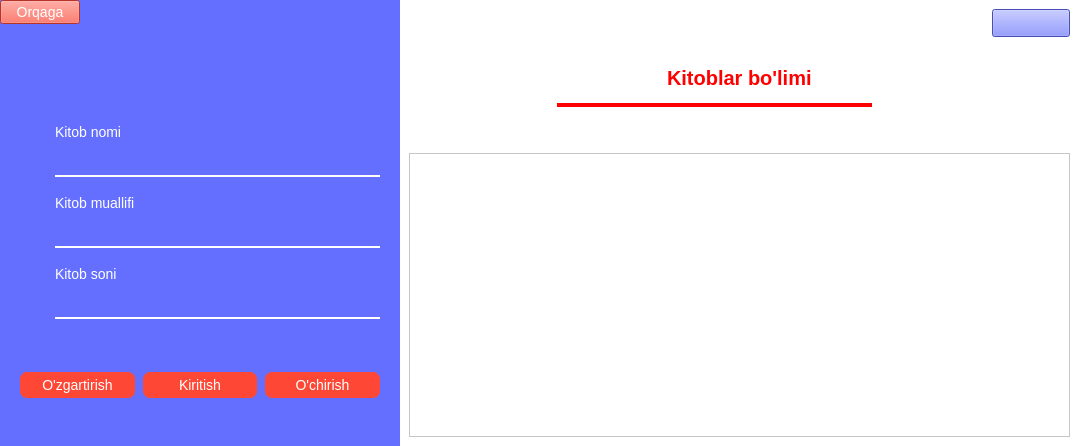
     <widget class="QWidget" name="page_2">
      <layout class="QHBoxLayout" name="horizontalLayout_2">
       <property name="spacing">
        <number>0</number>
       </property>
       <property name="leftMargin">
        <number>0</number>
       </property>
       <property name="topMargin">
        <number>0</number>
       </property>
       <property name="rightMargin">
        <number>0</number>
       </property>
       <property name="bottomMargin">
        <number>0</number>
       </property>
       <item>
        <widget class="QWidget" name="widget" native="true">
         <property name="minimumSize">
          <size>
           <width>400</width>
           <height>0</height>
          </size>
         </property>
         <property name="maximumSize">
          <size>
           <width>400</width>
           <height>16777215</height>
          </size>
         </property>
         <property name="styleSheet">
          <string notr="true">QWidget {
background-color: rgb(100, 111, 255);
color:white;
font-size:14px;
}
QPushButton {
background-color: #ff4736;

}
QLineEdit {
border:none;
border-bottom-style:solid;
border-bottom-color:white;
border-bottom-width:2px;
	color: black;
}
#kitob_ozgartirish,#kitob_kiritish,#kitob_ochirish{
border-radius:7px;
padding:5px 0;
width:60px;
}</string>
         </property>
         <layout class="QGridLayout" name="gridLayout_5">
          <property name="leftMargin">
           <number>0</number>
          </property>
          <property name="topMargin">
           <number>0</number>
          </property>
          <property name="rightMargin">
           <number>0</number>
          </property>
          <property name="bottomMargin">
           <number>0</number>
          </property>
          <property name="spacing">
           <number>0</number>
          </property>
          <item row="0" column="0">
           <widget class="QPushButton" name="kitob_orqaga">
            <property name="text">
             <string>Orqaga</string>
            </property>
           </widget>
          </item>
          <item row="0" column="1">
           <spacer name="horizontalSpacer_3">
            <property name="orientation">
             <enum>Qt::Horizontal</enum>
            </property>
            <property name="sizeHint" stdset="0">
             <size>
              <width>304</width>
              <height>20</height>
             </size>
            </property>
           </spacer>
          </item>
          <item row="1" column="0" colspan="2">
           <layout class="QGridLayout" name="gridLayout_4">
            <property name="leftMargin">
             <number>20</number>
            </property>
            <property name="topMargin">
             <number>100</number>
            </property>
            <property name="rightMargin">
             <number>20</number>
            </property>
            <property name="bottomMargin">
             <number>50</number>
            </property>
            <property name="horizontalSpacing">
             <number>10</number>
            </property>
            <property name="verticalSpacing">
             <number>15</number>
            </property>
            <item row="3" column="1">
             <widget class="QLineEdit" name="lineEdit_2"/>
            </item>
            <item row="1" column="1">
             <widget class="QLineEdit" name="lineEdit"/>
            </item>
            <item row="5" column="1">
             <widget class="QLineEdit" name="lineEdit_3"/>
            </item>
            <item row="4" column="1">
             <widget class="QLabel" name="label_9">
              <property name="text">
               <string>Kitob soni</string>
              </property>
             </widget>
            </item>
            <item row="2" column="1">
             <widget class="QLabel" name="label_7">
              <property name="text">
               <string>Kitob muallifi</string>
              </property>
             </widget>
            </item>
            <item row="0" column="1">
             <widget class="QLabel" name="label_4">
              <property name="text">
               <string>Kitob nomi</string>
              </property>
             </widget>
            </item>
            <item row="1" column="0">
             <widget class="QLabel" name="label_5">
              <property name="minimumSize">
               <size>
                <width>25</width>
                <height>25</height>
               </size>
              </property>
              <property name="maximumSize">
               <size>
                <width>25</width>
                <height>25</height>
               </size>
              </property>
              <property name="text">
               <string/>
              </property>
              <property name="pixmap">
               <pixmap resource="m.qrc">:/img/library_books_24dp_FFFFFF_FILL0_wght400_GRAD0_opsz24.png</pixmap>
              </property>
              <property name="scaledContents">
               <bool>true</bool>
              </property>
             </widget>
            </item>
            <item row="3" column="0">
             <widget class="QLabel" name="label_6">
              <property name="minimumSize">
               <size>
                <width>25</width>
                <height>25</height>
               </size>
              </property>
              <property name="maximumSize">
               <size>
                <width>25</width>
                <height>25</height>
               </size>
              </property>
              <property name="text">
               <string/>
              </property>
              <property name="pixmap">
               <pixmap resource="m.qrc">:/img/menu_book_24dp_FFFFFF_FILL0_wght400_GRAD0_opsz24.png</pixmap>
              </property>
              <property name="scaledContents">
               <bool>true</bool>
              </property>
             </widget>
            </item>
            <item row="5" column="0">
             <widget class="QLabel" name="label_8">
              <property name="minimumSize">
               <size>
                <width>25</width>
                <height>25</height>
               </size>
              </property>
              <property name="maximumSize">
               <size>
                <width>25</width>
                <height>25</height>
               </size>
              </property>
              <property name="text">
               <string/>
              </property>
              <property name="pixmap">
               <pixmap resource="m.qrc">:/img/import_contacts_24dp_FFFFFF_FILL0_wght400_GRAD0_opsz24.png</pixmap>
              </property>
              <property name="scaledContents">
               <bool>true</bool>
              </property>
             </widget>
            </item>
           </layout>
          </item>
          <item row="2" column="0" colspan="2">
           <layout class="QHBoxLayout" name="horizontalLayout_3">
            <property name="spacing">
             <number>8</number>
            </property>
            <property name="leftMargin">
             <number>20</number>
            </property>
            <property name="rightMargin">
             <number>20</number>
            </property>
            <property name="bottomMargin">
             <number>8</number>
            </property>
            <item>
             <widget class="QPushButton" name="kitob_ozgartirish">
              <property name="text">
               <string>O'zgartirish</string>
              </property>
             </widget>
            </item>
            <item>
             <widget class="QPushButton" name="kitob_kiritish">
              <property name="text">
               <string>Kiritish</string>
              </property>
             </widget>
            </item>
            <item>
             <widget class="QPushButton" name="kitob_ochirish">
              <property name="text">
               <string>O'chirish</string>
              </property>
             </widget>
            </item>
           </layout>
          </item>
          <item row="3" column="0">
           <spacer name="verticalSpacer_3">
            <property name="orientation">
             <enum>Qt::Vertical</enum>
            </property>
            <property name="sizeHint" stdset="0">
             <size>
              <width>20</width>
              <height>40</height>
             </size>
            </property>
           </spacer>
          </item>
         </layout>
        </widget>
       </item>
       <item>
        <widget class="QWidget" name="widget_2" native="true">
         <property name="styleSheet">
          <string notr="true">QWidget{
background-color: rgb(255, 255, 255);
}

QPushButton {
background-color: rgb(100, 111, 255);
width:70px;
height:20px;
}
#lbl_sarlavha{
color:red;
font-size:20px;
font-weight:600;
}
#lbl_chiziq{
border:none;
border-bottom-color:red;
border-bottom-style:solid;
border-bottom-width:10px;
}</string>
         </property>
         <layout class="QVBoxLayout" name="verticalLayout_3">
          <item>
           <layout class="QHBoxLayout" name="horizontalLayout_4">
            <item>
             <spacer name="horizontalSpacer_4">
              <property name="orientation">
               <enum>Qt::Horizontal</enum>
              </property>
              <property name="sizeHint" stdset="0">
               <size>
                <width>458</width>
                <height>20</height>
               </size>
              </property>
             </spacer>
            </item>
            <item>
             <widget class="QPushButton" name="pushButton">
              <property name="text">
               <string/>
              </property>
              <property name="icon">
               <iconset resource="m.qrc">
                <normaloff>:/img/backspace_24dp_FFFFFF_FILL0_wght400_GRAD0_opsz24.png</normaloff>:/img/backspace_24dp_FFFFFF_FILL0_wght400_GRAD0_opsz24.png</iconset>
              </property>
              <property name="iconSize">
               <size>
                <width>50</width>
                <height>40</height>
               </size>
              </property>
             </widget>
            </item>
           </layout>
          </item>
          <item>
           <layout class="QHBoxLayout" name="horizontalLayout_5">
            <property name="spacing">
             <number>0</number>
            </property>
            <property name="topMargin">
             <number>20</number>
            </property>
            <property name="bottomMargin">
             <number>40</number>
            </property>
            <item>
             <spacer name="horizontalSpacer_5">
              <property name="orientation">
               <enum>Qt::Horizontal</enum>
              </property>
              <property name="sizeHint" stdset="0">
               <size>
                <width>148</width>
                <height>20</height>
               </size>
              </property>
             </spacer>
            </item>
            <item>
             <layout class="QGridLayout" name="gridLayout_6">
              <property name="horizontalSpacing">
               <number>20</number>
              </property>
              <property name="verticalSpacing">
               <number>10</number>
              </property>
              <item row="1" column="0" colspan="4">
               <widget class="QLabel" name="lbl_chiziq">
                <property name="maximumSize">
                 <size>
                  <width>16777215</width>
                  <height>4</height>
                 </size>
                </property>
                <property name="text">
                 <string/>
                </property>
               </widget>
              </item>
              <item row="0" column="3">
               <spacer name="horizontalSpacer_7">
                <property name="orientation">
                 <enum>Qt::Horizontal</enum>
                </property>
                <property name="sizeHint" stdset="0">
                 <size>
                  <width>40</width>
                  <height>20</height>
                 </size>
                </property>
               </spacer>
              </item>
              <item row="0" column="0">
               <spacer name="horizontalSpacer_8">
                <property name="orientation">
                 <enum>Qt::Horizontal</enum>
                </property>
                <property name="sizeHint" stdset="0">
                 <size>
                  <width>40</width>
                  <height>20</height>
                 </size>
                </property>
               </spacer>
              </item>
              <item row="0" column="1">
               <widget class="QLabel" name="label_10">
                <property name="minimumSize">
                 <size>
                  <width>30</width>
                  <height>30</height>
                 </size>
                </property>
                <property name="maximumSize">
                 <size>
                  <width>30</width>
                  <height>30</height>
                 </size>
                </property>
                <property name="text">
                 <string/>
                </property>
                <property name="pixmap">
                 <pixmap resource="m.qrc">:/img/book_5_24dp_EA3323_FILL0_wght400_GRAD0_opsz24.png</pixmap>
                </property>
                <property name="scaledContents">
                 <bool>true</bool>
                </property>
               </widget>
              </item>
              <item row="0" column="2">
               <widget class="QLabel" name="lbl_sarlavha">
                <property name="text">
                 <string>Kitoblar bo'limi</string>
                </property>
               </widget>
              </item>
             </layout>
            </item>
            <item>
             <spacer name="horizontalSpacer_6">
              <property name="orientation">
               <enum>Qt::Horizontal</enum>
              </property>
              <property name="sizeHint" stdset="0">
               <size>
                <width>198</width>
                <height>20</height>
               </size>
              </property>
             </spacer>
            </item>
           </layout>
          </item>
          <item>
           <widget class="QTableWidget" name="tableWidget"/>
          </item>
         </layout>
        </widget>
       </item>
      </layout>
     </widget>
